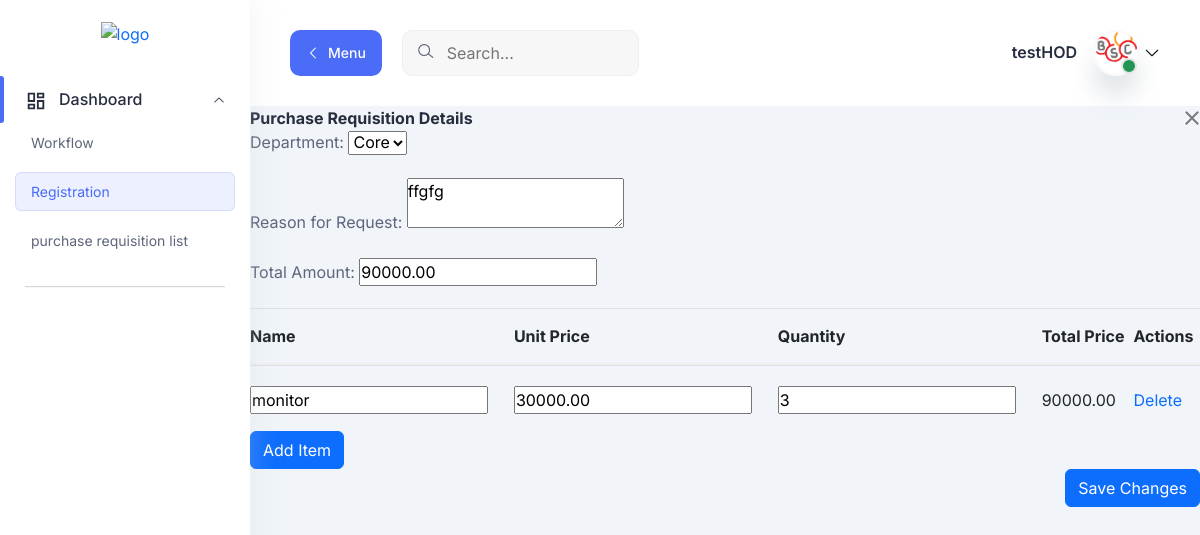
Page /purchase-requisitions/8/ (signed in) on the committed database.
### accounts/models.py (models this page shows, shortened)
class CustomUser(AbstractUser):
    is_unit_manager = models.BooleanField(default=False)
    is_senior_manager = models.BooleanField(default=False)
    is_hod = models.BooleanField(default=False)
    is_ceo = models.BooleanField(default=False)
    signature = models.ImageField(upload_to='signature_images/', null=True, blank=True)  # Use ImageField for the drawn signature
    department = models.ForeignKey(Department, on_delete=models.SET_NULL, null=True, blank=True, related_name='department_users')
    unit = models.ForeignKey(Unit, on_delete=models.SET_NULL, null=True, blank=True, related_name='unit_users')

class PurchaseRequisition(models.Model):
    user = models.ForeignKey(settings.AUTH_USER_MODEL, on_delete=models.CASCADE, related_name='purchase_requests')
    reason_for_request = models.TextField()
    total_amount = models.DecimalField(max_digits=10, decimal_places=2)  # Total amount for all items
    department = models.ForeignKey(Department, on_delete=models.SET_NULL, null=True, blank=True)
    unit = models.ForeignKey(Unit, on_delete=models.SET_NULL, null=True, blank=True)
    currency = models.CharField(max_length=3, choices=[("USD", "USD"), ("RWF", "RWF")], default="RWF")

class Department(models.Model):
    name = models.CharField(max_length=50)
    hod = models.OneToOneField('CustomUser', on_delete=models.SET_NULL, null=True, blank=True, related_name='department_hod')

class PurchaseItem(models.Model):
    requisition = models.ForeignKey(PurchaseRequisition, on_delete=models.CASCADE, related_name='items')
    name = models.CharField(max_length=100)
    unit_price = models.DecimalField(max_digits=10, decimal_places=2)
    quantity = models.PositiveIntegerField(default=1)
    total_price = models.DecimalField(max_digits=10, decimal_places=2)

### accounts/views.py (the view, shortened to what this page needs)
# urls.py: path('purchase-requisitions/<int:pk>/', views.purchase_requisition_detail, name='purchase_requisition_detail'),
@login_required
def purchase_requisition_detail(request, pk):
    print(request.POST)  # Log the POST data
    purchase_requisition = get_object_or_404(PurchaseRequisition, pk=pk)
    departments = Department.objects.all()
    return render(request, 'paperless/purchase_requisition_detail.html', {'purchase_requisition': purchase_requisition, 'departments': departments})

### accounts/templates/paperless/purchase_requisition_detail.html (shortened to what this page needs)
{% extends "base.html" %}
{% load static %}
{% block content %}
<main class="main-wrapper">
    <header class="header">
        <div class="container-fluid">
          <div class="row">
            <div class="col-lg-5 col-md-5 col-6">
              <div class="header-left d-flex align-items-center">
                <div class="menu-toggle-btn mr-20">
                  <button
                    id="menu-toggle"
                    class="main-btn primary-btn btn-hover"
                  >
                    <i class="lni lni-chevron-left me-2"></i> Menu
                  </button>
                </div>
                <div class="header-search d-none d-md-flex">
                  <form action="#">
                    <input type="text" placeholder="Search..." />
                    <button><i class="lni lni-search-alt"></i></button>
                  </form>
                </div>
              </div>
            </div>
            <div class="col-lg-7 col-md-7 col-6">
              <div class="header-right">
                <div class="profile-box ml-15">
                  <button
                    class="dropdown-toggle bg-transparent border-0"
                    type="button"
                    id="profile"
                    data-bs-toggle="dropdown"
                    aria-expanded="false"
                  >
                    <div class="profile-info">
                      <div class="info">
                        {% if user.is_authenticated %}
                        <h6>{{ user.username }}</h6>
                        {% endif %}
                        <div class="image">
                          <img
                            src="{% static 'icon.png' %}"
                            alt=""
                          />
                          <span class="status"></span>
                        </div>
                      </div>
                    </div>
                    <i class="lni lni-chevron-down"></i>
                  </button>
                </div>
              </div>
            </div>
          </div>
        </div>
      </header>
<div id="formPopup">
    <div class="modal-dialog">
        <div class="modal-content">
            <div class="modal-header">
                <h5 class="modal-title">Purchase Requisition Details</h5>
                <button type="button" class="btn-close" data-bs-dismiss="modal" aria-label="Close"></button>
            </div>
            <div class="modal-body">
                <form id="purchaseRequisitionForm" method="POST" action="{% url 'accounts:purchase_requisition_detail' purchase_requisition.pk %}">
                    <div class="mb-3">
                        <label for="department">Department:</label>
                        <select name="department">
                            {% for department in departments %}
                                <option value="{{ department.id }}" {% if department.id == purchase_requisition.department.id %}selected{% endif %}>{{ department.name }}</option>
                            {% endfor %}
                        </select>
                    </div>
                    <div class="mb-3">
                        <label for="reason_for_request">Reason for Request:</label>
                        <textarea name="reason_for_request">{{ purchase_requisition.reason_for_request }}</textarea>
                    </div>
                    <div class="mb-3">
                        <label for="total_amount">Total Amount:</label>
                        <input type="number" name="total_amount" value="{{ purchase_requisition.total_amount }}" id="total_amount_input">
                    </div>
                    <table class="table">
                        <thead>
                            <tr>
                                <th>Name</th>
                                <th>Unit Price</th>
                                <th>Quantity</th>
                                <th>Total Price</th>
                                <th>Actions</th>
                            </tr>
                        </thead>
                        <tbody>
                            {% for item in purchase_requisition.items.all %}
                                <tr>
                                    <td><input type="text" name="item_name_{{ item.id }}" value="{{ item.name }}"></td>
                                    <td><input type="number" name="item_unit_price_{{ item.id }}" value="{{ item.unit_price }}"></td>
                                    <td><input type="number" name="item_quantity_{{ item.id }}" value="{{ item.quantity }}"></td>
                                    <td>{{ item.total_price }}</td>
                                    <td>
                                        <a href="{% url 'accounts:remove_purchase_item' item.pk %}" class="remove-item-button">
                                            Delete
                                        </a>
                                    </td>
                                </tr>
                            {% endfor %}
                        </tbody>
                    </table>
                    <button type="button" id="add-item-button" class="btn btn-primary">Add Item</button>
                </form>
            </div>
            <div class="modal-footer">
                <button type="submit" form="purchaseRequisitionForm" class="btn btn-primary">Save Changes</button>
            </div>
        </div>
    </div>
</div>
</main>
{% endblock content %}

### rows in the picture
CustomUser: username "testHOD"
PurchaseRequisition: department "Core", reason_for_request "ffgfg", total_amount "90000.00"
PurchaseItem: name "monitor", unit_price "30000.00", quantity "3", total_price "90000.00"
